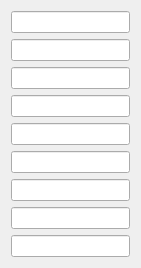
   <widget class="QWidget" name="">
    <property name="geometry">
     <rect>
      <x>151</x>
      <y>278</y>
      <width>141</width>
      <height>248</height>
     </rect>
    </property>
    <layout class="QVBoxLayout" name="verticalLayout_2">
     <item>
      <widget class="QLineEdit" name="estimate1_2">
       <property name="readOnly">
        <bool>true</bool>
       </property>
      </widget>
     </item>
     <item>
      <widget class="QLineEdit" name="estimate1_3">
       <property name="readOnly">
        <bool>true</bool>
       </property>
      </widget>
     </item>
     <item>
      <widget class="QLineEdit" name="estimate1_4">
       <property name="readOnly">
        <bool>true</bool>
       </property>
      </widget>
     </item>
     <item>
      <widget class="QLineEdit" name="estimate1_5">
       <property name="readOnly">
        <bool>true</bool>
       </property>
      </widget>
     </item>
     <item>
      <widget class="QLineEdit" name="estimate1_6">
       <property name="readOnly">
        <bool>true</bool>
       </property>
      </widget>
     </item>
     <item>
      <widget class="QLineEdit" name="estimate1_7">
       <property name="readOnly">
        <bool>true</bool>
       </property>
      </widget>
     </item>
     <item>
      <widget class="QLineEdit" name="estimate1_8">
       <property name="readOnly">
        <bool>true</bool>
       </property>
      </widget>
     </item>
     <item>
      <widget class="QLineEdit" name="estimate1_9">
       <property name="readOnly">
        <bool>true</bool>
       </property>
      </widget>
     </item>
     <item>
      <widget class="QLineEdit" name="estimate1_10">
       <property name="readOnly">
        <bool>true</bool>
       </property>
      </widget>
     </item>
    </layout>
   </widget>
